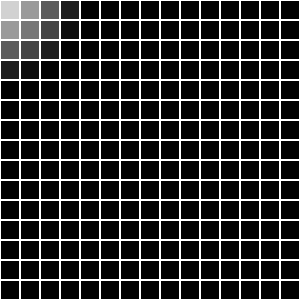
Frame 1 (no input)
Frame 60 (the mouse pressed at the canvas centre just before this capture): identical to frame 1, image omitted
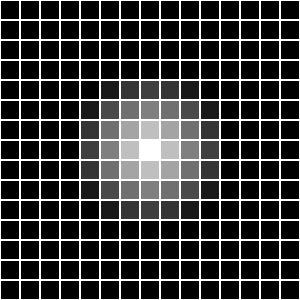
Frame 120 (the mouse held since frame 60 and released just before this capture)

The Processing sketch that drew these frames (run headless with seeded random() and noise(); from frame 60 on, the mouse is pressed at the canvas centre):

// Processing sketch: processing_9121
// ── processing_9121.pde

int largo = 20;
int c = 0;
int maxRadius = 4 * largo;

void setup() 
{
  size(300, 300);
  frameRate(30);
}

void draw() 
{
  stroke(255);
  for (int x = 0; x < width; x += largo) 
  {
    // Center of current square (x)
      float cx = x + largo / 2;
      println ( cx );
    for (int y = 0; y < height; y += largo)
    {
      // Center of current square (y)
      float cy = y + largo / 2;//30
      // Distance between mouse and current square
      float d = dist(mouseX, mouseY, cx, cy);         
      int c = 0; // Default to black
      if (d < maxRadius) // If close enough of mouse
      {
        // Compute a gray level proportional to distance
        c = int(255 * (1 - d / maxRadius));
      }
      fill(c);
      rect(x, y, largo-1, largo-1);
    }
  } 
} 

  
